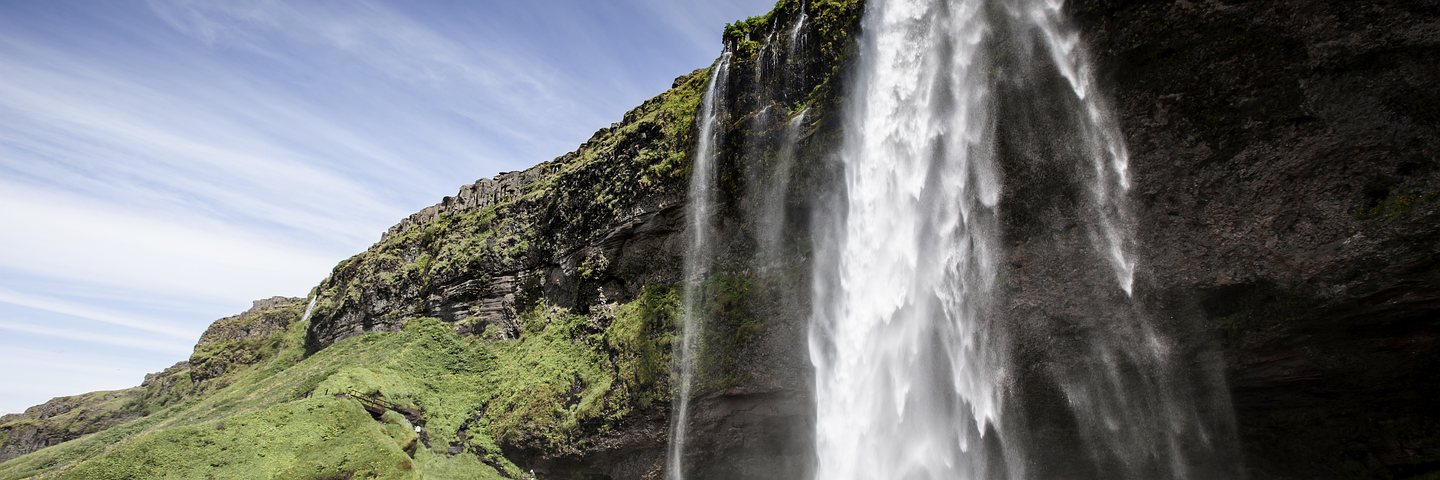
#> input picture students/Junxuan.Bao/mind.jpg, 1440 x 480 px
$ python mind2.py
#> lines starting #> are read from the running program, lines starting #| are printed output that depends on the picture; after the words box and inside, x2 and y2 are one past the last pixel; in counts of white or black regions, pixels touching at a corner belong together
import numpy as np
import cv2
img = cv2.imread('mind.jpg',0)
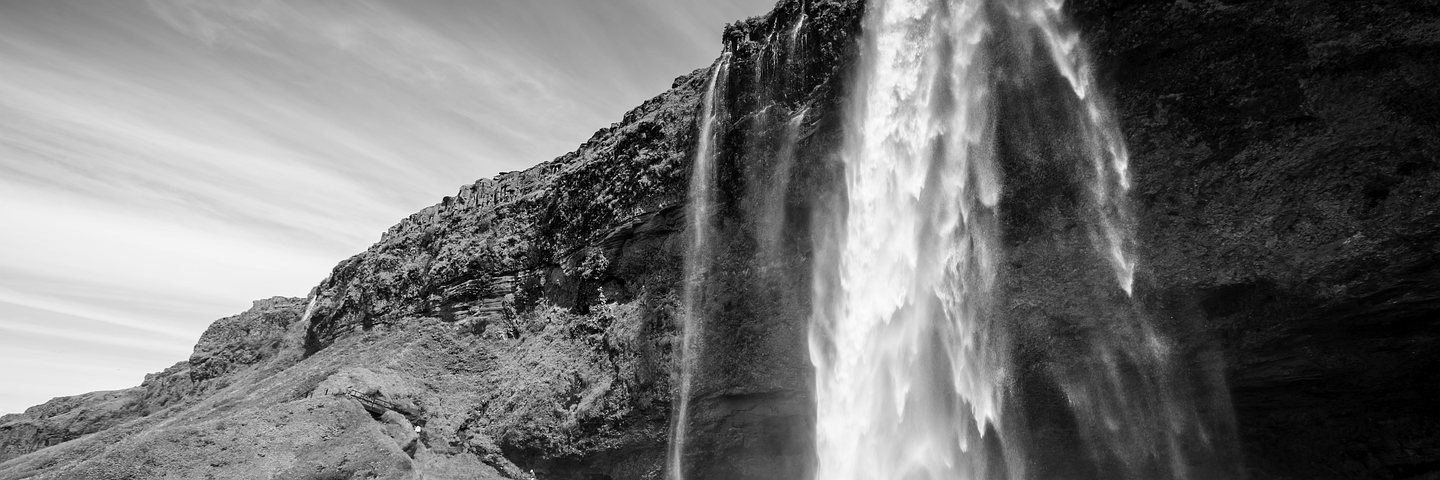
#> img: shape (480, 1440); min 0, max 255, mean 114.5
img[0:50,0:50]=img[100:150,100:150]
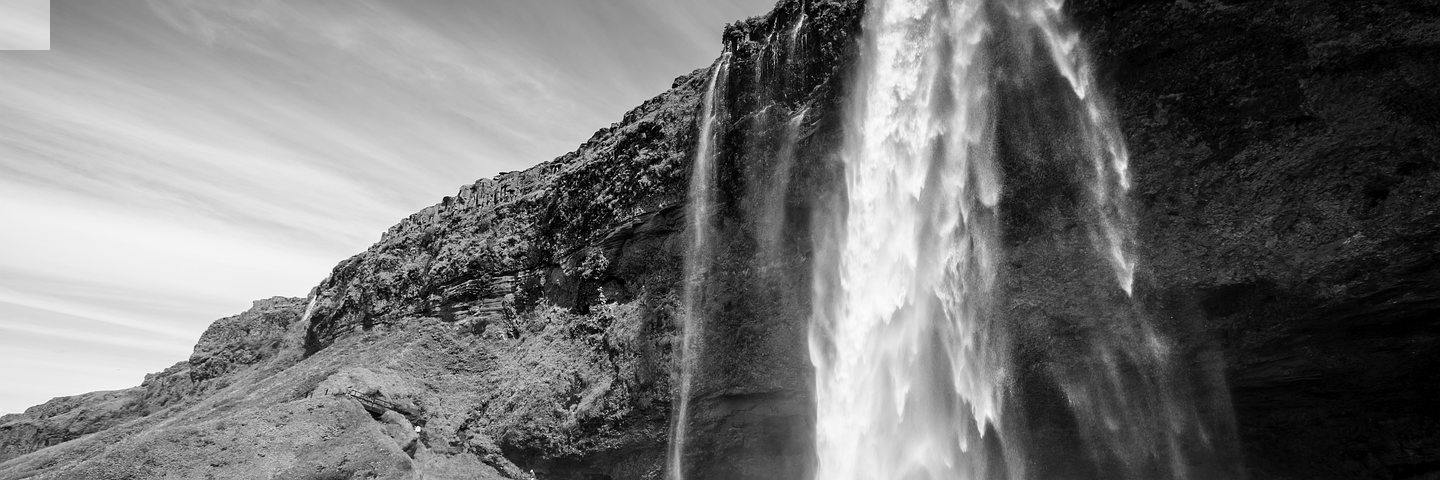
#> img: shape (480, 1440); 0.36% of pixels changed, all inside (x1, y1, x2, y2) = (0, 0, 50, 50)
cv2.imshow('image',img)
cv2.waitKey(0)
cv2.destroyAllWindows()
